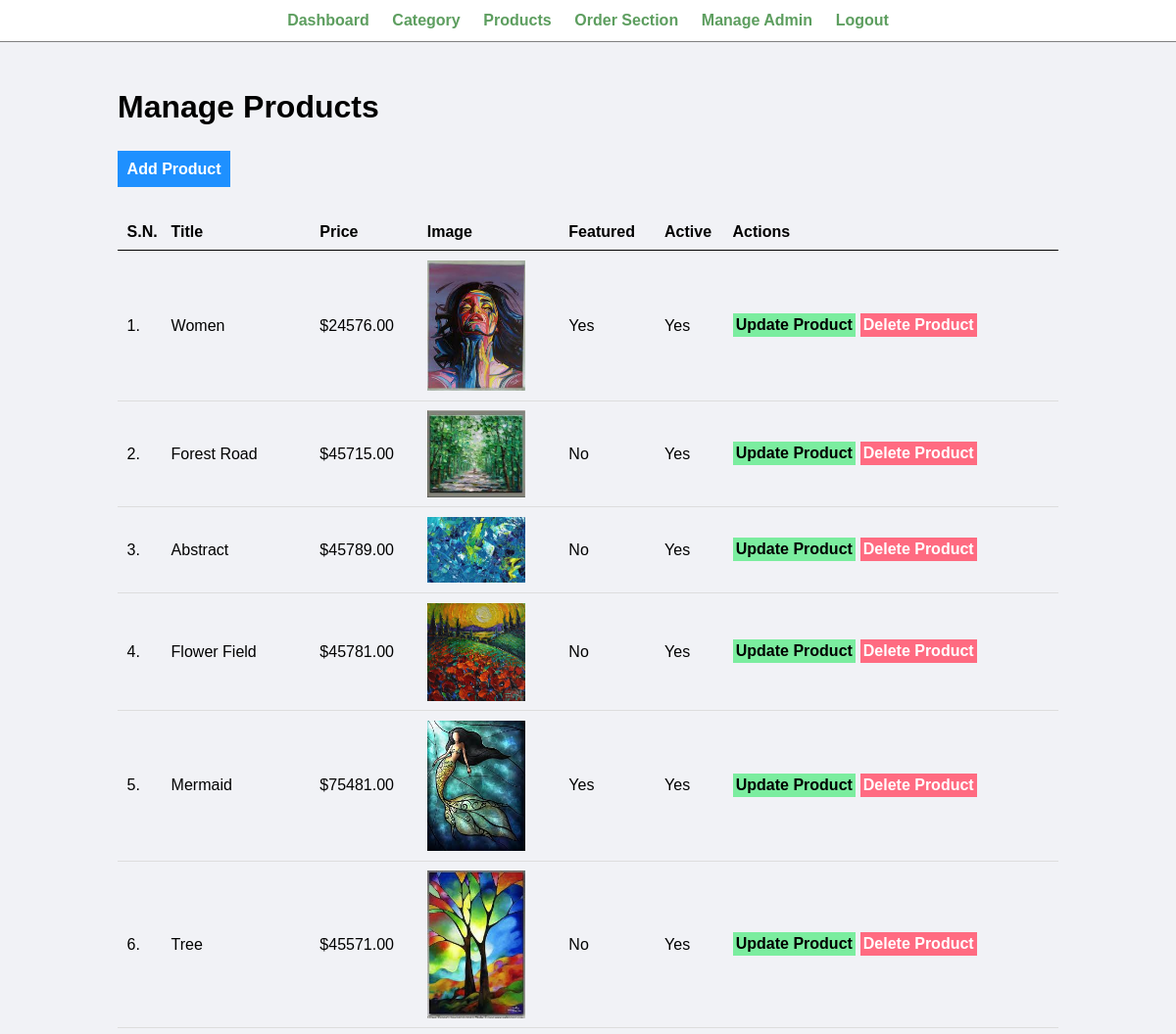
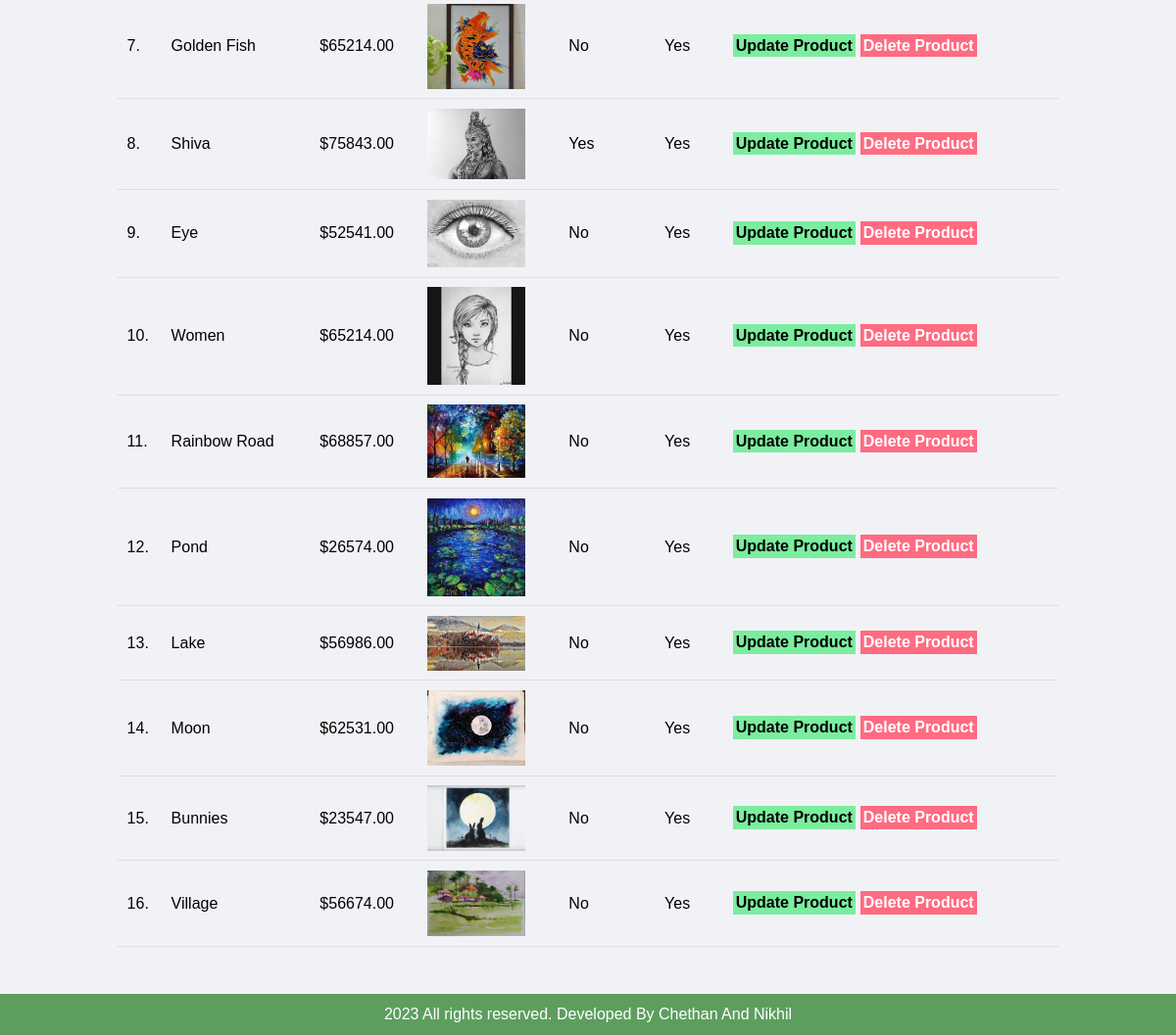
The page /admin/manage-art.php (signed in) on the database its author committed (2 pictures, top to bottom).
### tables this page shows
CREATE TABLE `tbl_art` (
  `id` int(10) UNSIGNED NOT NULL,
  `title` varchar(100) NOT NULL,
  `description` text NOT NULL,
  `price` decimal(10,2) NOT NULL,
  `image_name` varchar(255) NOT NULL,
  `category_id` int(10) UNSIGNED NOT NULL,
  `featured` varchar(10) NOT NULL,
  `active` varchar(10) NOT NULL
);

### admin/manage-art.php (the view, shortened to what this page needs)
<?php include('partials/menu.php'); ?>
<div class="main-content">
    <div class="wrapper">
        <h1>Manage Products</h1>
        <br /><br />
                <a href="<?php echo SITEURL; ?>admin/add-art.php" class="btn-primary">Add Product</a>
                <br /><br /><br />
                <table class="tbl-full">
                    <tr>
                        <th>S.N.</th>
                        <th>Title</th>
                        <th>Price</th>
                        <th>Image</th>
                        <th>Featured</th>
                        <th>Active</th>
                        <th>Actions</th>
                    </tr>
                    <?php
                        $sql = "SELECT * FROM tbl_art";
                        $res = mysqli_query($conn, $sql);
                        $count = mysqli_num_rows($res);
                        $sn=1;
                        if($count>0)
                        {
                            while($row=mysqli_fetch_assoc($res))
                            {
                                $id = $row['id'];
                                $title = $row['title'];
                                $price = $row['price'];
                                $image_name = $row['image_name'];
                                $featured = $row['featured'];
                                $active = $row['active'];
                                ?>
                                <tr>
                                    <td><?php echo $sn++; ?>. </td>
                                    <td><?php echo $title; ?></td>
                                    <td>$<?php echo $price; ?></td>
                                    <td>
                                        <?php
                                            if($image_name=="")
                                            {
                                                echo "<div class='error'>Image not Added.</div>";
                                            }
                                            else
                                            {
                                                ?>
                                                <img src="<?php echo SITEURL; ?>images/art/<?php echo $image_name; ?>" width="100px">
                                                <?php
                                            }
                                        ?>
                                    </td>
                                    <td><?php echo $featured; ?></td>
                                    <td><?php echo $active; ?></td>
                                    <td>
                                        <a href="<?php echo SITEURL; ?>admin/update-art.php?id=<?php echo $id; ?>" class="btn-secondary">Update Product</a>
                                        <a href="<?php echo SITEURL; ?>admin/delete-art.php?id=<?php echo $id; ?>&image_name=<?php echo $image_name; ?>" class="btn-danger">Delete Product</a>
                                    </td>
                                </tr>
                                <?php
                            }
                        }
                        else
                        {
                            echo "<tr> <td colspan='7' class='error'> art not Added Yet. </td> </tr>";
                        }
                    ?>
                </table>
    </div>
</div>
<?php include('partials/footer.php'); ?>

### admin/partials/menu.php (shortened to what this page needs)
<html>
    <head>
        <link rel="stylesheet" href="../css/admin.css">
    </head>
    <body>
        <div class="menu text-center">
            <div class="wrapper">
                <ul>
                    <li><a href="index.php">Dashboard</a></li>
                    <li><a href="manage-category.php">Category</a></li>
                    <li><a href="manage-art.php">Products</a></li>
                    <li><a href="manage-order.php">Order Section</a></li>
                    <li><a href="manage-admin.php">Manage Admin</a></li>
                    <li><a href="logout.php">Logout</a></li>
                </ul>
            </div>
        </div>

### admin/partials/footer.php
<div class="footer">
            <div class="wrapper">
                <p class="text-center"><?php echo date("Y"); ?> All rights reserved. Developed By Chethan And Nikhil</a></p>
            </div>
        </div>
    </body>
</html>

### css/admin.css (style rules this page uses)
* { margin: 0; padding: 0; font-family: Arial, Helvetica, sans-serif; }
.wrapper { padding: 1%; width: 80%; margin: 0 auto; }
.text-center { text-align: center; }
.tbl-full { width: 100%; }
table { border-collapse: collapse; width: 100%; }
th, td { padding: 8px; text-align: left; border-bottom: 1px solid #ddd; }
table tr th { border-bottom: 1px solid black; padding: 1%; text-align: left; }
table tr td { padding: 1%; }
.btn-primary { background-color: #1e90ff; padding: 1%; color: white; text-decoration: none; font-weight: bold; }
.btn-secondary { background-color: #7bed9f; padding: 1%; color: black; text-decoration: none; font-weight: bold; }
.btn-danger { background-color: #ff6b81; padding: 1%; color: white; text-decoration: none; font-weight: bold; }
.menu { border-bottom: 1px solid grey; }
.menu ul { list-style-type: none; }
.menu ul li { display: inline; padding: 1%; }
.menu ul li a { text-decoration: none; font-weight: bold; color: #5d9e5f; }
.main-content { background-color: #f1f2f6; padding: 3% 0; }
.footer { background-color: #5d9e5f; color: white; }

### rows shown on the page
tbl_art: title "Women", price "24576.00", image_name (picture), featured "Yes", active "Yes"
tbl_art: title "Forest Road", price "45715.00", image_name (picture), featured "No", active "Yes"
tbl_art: title "Abstract", price "45789.00", image_name (picture), featured "No", active "Yes"
tbl_art: title "Flower Field", price "45781.00", image_name (picture), featured "No", active "Yes"
tbl_art: title "Mermaid", price "75481.00", image_name (picture), featured "Yes", active "Yes"
tbl_art: title "Tree", price "45571.00", image_name (picture), featured "No", active "Yes"
tbl_art: title "Golden Fish", price "65214.00", image_name (picture), featured "No", active "Yes"
tbl_art: title "Shiva", price "75843.00", image_name (picture), featured "Yes", active "Yes"
tbl_art: title "Eye", price "52541.00", image_name (picture), featured "No", active "Yes"
tbl_art: title "Women", price "65214.00", image_name (picture), featured "No", active "Yes"
tbl_art: title "Rainbow Road", price "68857.00", image_name (picture), featured "No", active "Yes"
tbl_art: title "Pond", price "26574.00", image_name (picture), featured "No", active "Yes"
tbl_art: title "Lake", price "56986.00", image_name (picture), featured "No", active "Yes"
tbl_art: title "Moon", price "62531.00", image_name (picture), featured "No", active "Yes"
tbl_art: title "Bunnies", price "23547.00", image_name (picture), featured "No", active "Yes"
tbl_art: title "Village", price "56674.00", image_name (picture), featured "No", active "Yes"
